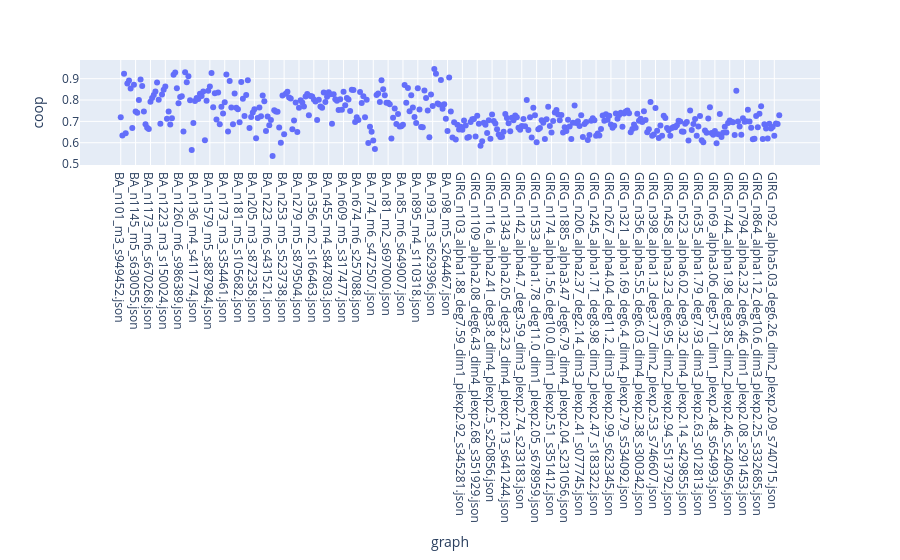

Here is the notebook cell this chart was saved with:
### Code cell
px.scatter(df2, x="graph", y="coop")

### Figure 1 — Plotly figure (JSON) as saved in the notebook; plotly's stock layout.template omitted (floating-point values rounded to 4 significant figures; data arrays with more than 128 entries replaced by an {"elided": "..."} marker saying what was removed)
{"data": [{"hovertemplate": "graph=%{x}<br>coop=%{y}<extra></extra>", "legendgroup": "", "marker": {"color": "#636efa", "symbol": "circle"}, "mode": "markers", "name": "", "orientation": "v", "showlegend": false, "type": "scatter", "x": {"elided": "400 str values"}, "xaxis": "x", "y": {"elided": "400 float values"}, "yaxis": "y"}], "layout": {"autosize": true, "legend": {"tracegroupgap": 0}, "margin": {"t": 60}, "xaxis": {"anchor": "y", "autorange": true, "domain": [0, 1], "range": [-23.11, 422.1], "title": {"text": "graph"}, "type": "category"}, "yaxis": {"anchor": "x", "autorange": true, "domain": [0, 1], "range": [0.4813, 1.002], "title": {"text": "coop"}, "type": "linear"}}}
